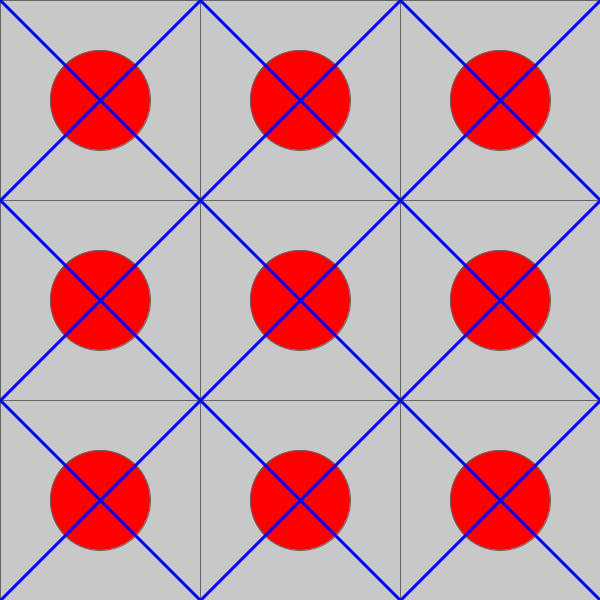
Frame 1 (no input)
Frame 60 (the mouse pressed at the canvas centre just before this capture): identical to frame 1, image omitted
Frame 120 (the mouse held since frame 60 and released just before this capture): identical to frame 1, image omitted

The Processing sketch that drew this single still picture (run headless with seeded random() and noise(); from frame 60 on, the mouse is pressed at the canvas centre):

// Processing sketch: ta_te_ti
// ── ta_te_ti.pde
// Juego en desarrollo

int cant = 3;
int tam;
int turno;
boolean [][] juga1 = new boolean[cant][cant];
boolean [][] juga2 = new boolean[cant][cant];
void setup() {
  size(600, 600);
  tam = width/cant;
  for (int i=0; i<cant; i++) {
    for (int j=0; j<cant; j++) {
      juga1[i][j] = true;
      juga2[i][j] = true;
    }
  }
}
void draw() {
  background(255);
  for (int i=0; i<cant; i++) {
    for (int j=0; j<cant; j++) {
      strokeWeight(1);
      stroke(100);
      fill(200);
      rect(i*tam, j*tam, tam, tam);

      if (juga1[i][j]==true) {
        fill(255, 0, 0);
        ellipse(i*tam+tam/2, j*tam+tam/2, tam/2, tam/2);
      }
      if (juga2[i][j]==true) {
        strokeWeight(3);
        stroke(0, 0, 255);
        line(i*tam, j*tam, i*tam+tam, j*tam+tam );
        line(i*tam, j*tam+tam, i*tam+tam, j*tam );
      }
    }
  }
}
void mousePressed(){
  /*acá van las acciones para colocar una nueva ficha
  Se debe revisar:
  alternancia de jugadores, la casilla en la que se presiona y que esa casilla esté varía*/

}
